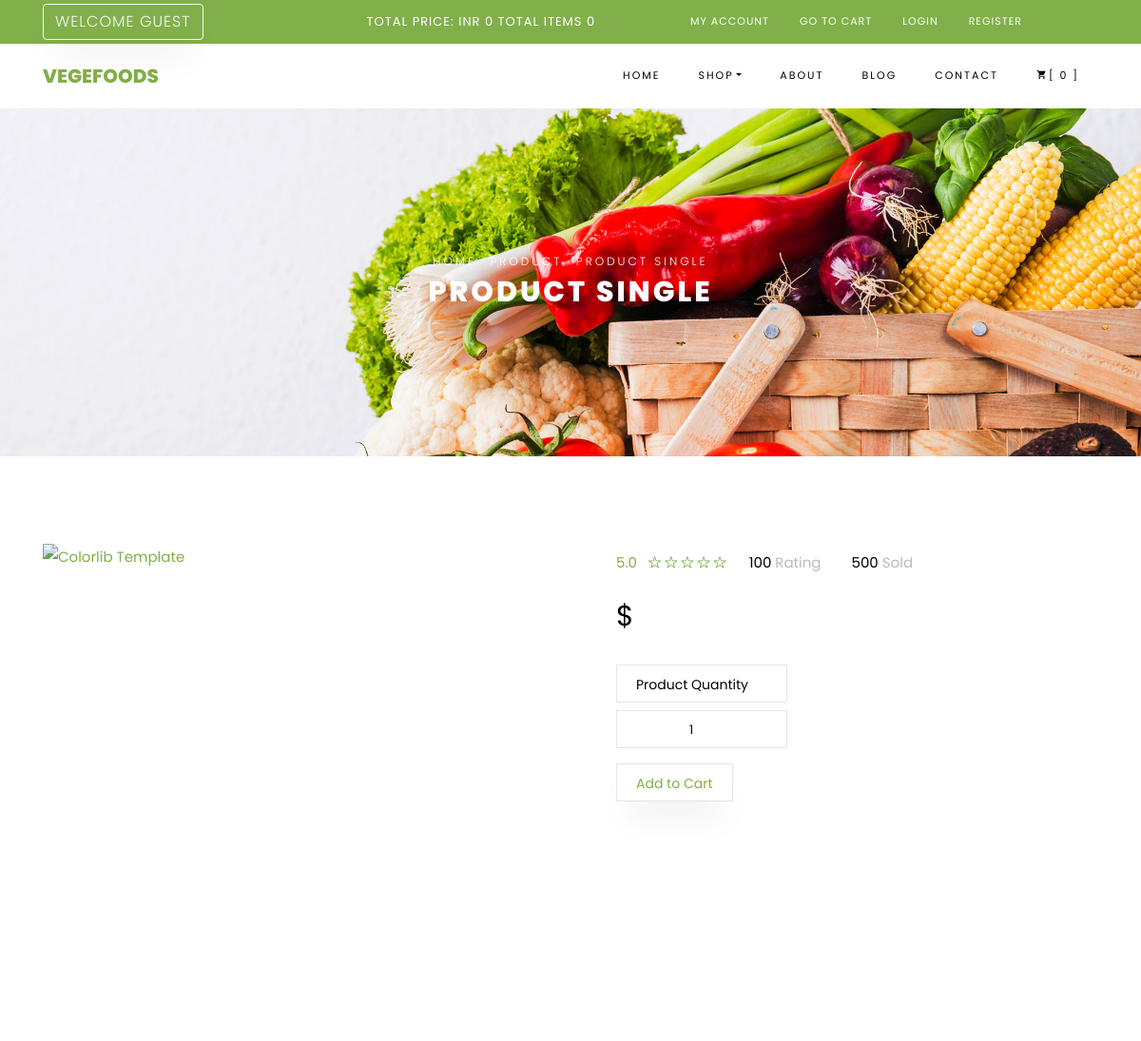
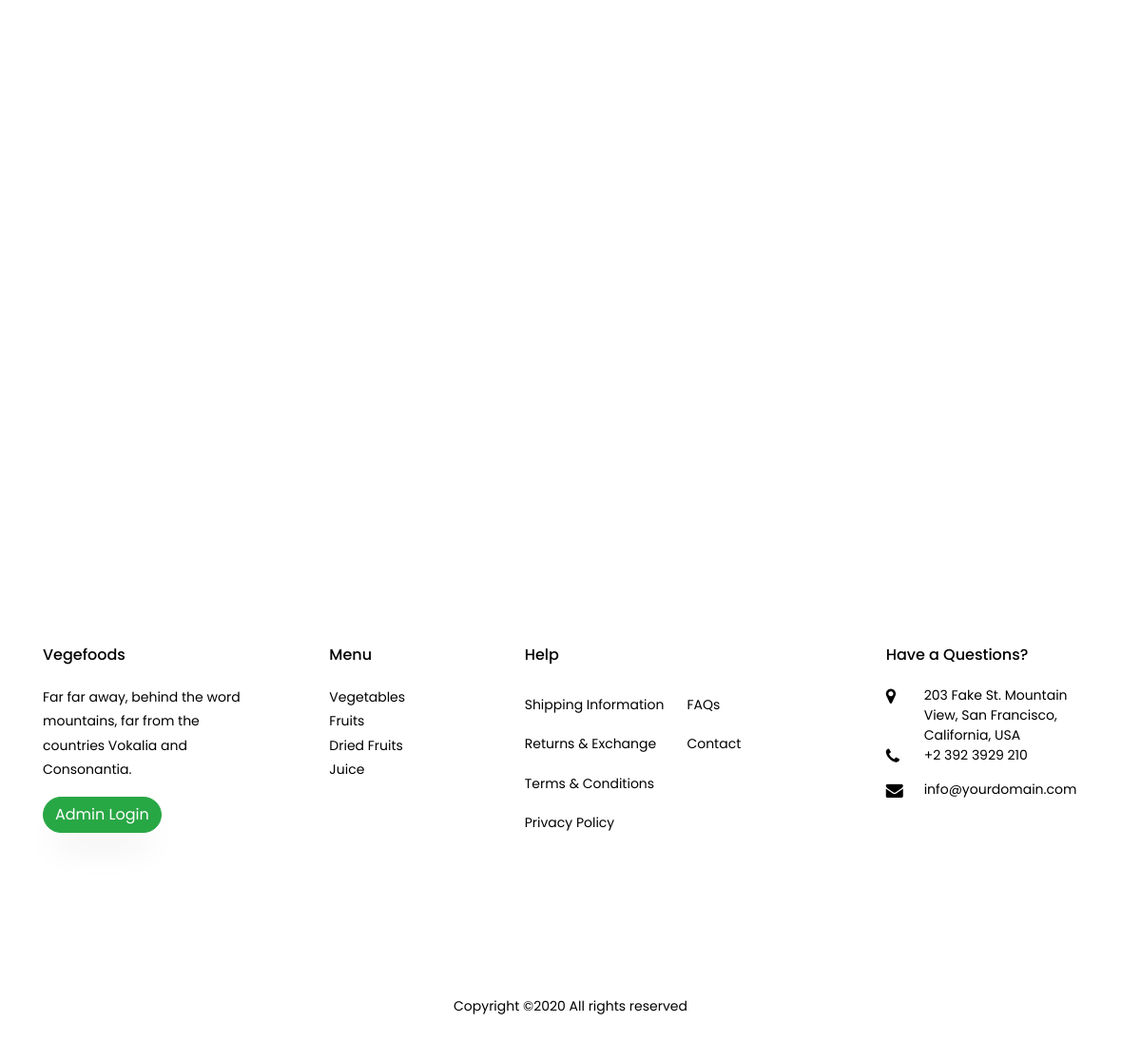
The app's page /vegefoods/details.php with its own data (2 pictures, top to bottom).
### tables this page shows
CREATE TABLE `product_categories` (
  `p_cat_id` int(11) NOT NULL,
  `p_cat_title` varchar(20) NOT NULL,
  `p_cat_desc` varchar(50) NOT NULL
);

### vegefoods/details.php (the view, shortened to what this page needs)
<?php
include("dbConnection.php");
include('functions/function.php');
?>
<!DOCTYPE html>
<html lang="en">
<head>
	<link rel="stylesheet" href="css/open-iconic-bootstrap.min.css">
	<link rel="stylesheet" href="css/animate.css">
	<link rel="stylesheet" href="css/owl.carousel.min.css">
	<link rel="stylesheet" href="css/owl.theme.default.min.css">
	<link rel="stylesheet" href="css/magnific-popup.css">
	<link rel="stylesheet" href="css/aos.css">
	<link rel="stylesheet" href="css/ionicons.min.css">
	<link rel="stylesheet" href="css/bootstrap-datepicker.css">
	<link rel="stylesheet" href="css/jquery.timepicker.css">
	<link rel="stylesheet" href="css/flaticon.css">
	<link rel="stylesheet" href="css/icomoon.css">
	<link rel="stylesheet" href="css/style.css">
</head>
<body class="goto-here">
<?php
include('includes/header.php');
?>
<div class="hero-wrap hero-bread" style="background-image: url('images/bg_1.jpg');">
	<div class="container">
	<div class="row no-gutters slider-text align-items-center justify-content-center">
		<div class="col-md-9 ftco-animate text-center">
		<p class="breadcrumbs"><span class="mr-2"><a href="index.html">Home</a></span> <span class="mr-2"><a href="index.html">Product</a></span> <span>Product Single</span></p>
		<h1 class="mb-0 bread">Product Single</h1>
		</div>
	</div>
	</div>
</div>
<section class="ftco-section">
    	<div class="container">
    		<div class="row">
    			<div class="col-lg-6 mb-5 ftco-animate">
    				<a href="admin/product_image/<?php echo $p_img ?>" class="image-popup"><img src="admin/product_image/<?php echo $p_img ?>" class="img-fluid" alt="Colorlib Template"></a>
    			</div>
    			<div class="col-lg-6 product-details pl-md-5 ftco-animate">
    				<div class="rating d-flex">
							<p class="text-left mr-4">
								<a href="#" class="mr-2">5.0</a>
								<a href="#"><span class="ion-ios-star-outline"></span></a>
								<a href="#"><span class="ion-ios-star-outline"></span></a>
								<a href="#"><span class="ion-ios-star-outline"></span></a>
								<a href="#"><span class="ion-ios-star-outline"></span></a>
								<a href="#"><span class="ion-ios-star-outline"></span></a>
							</p>
							<p class="text-left mr-4">
								<a href="#" class="mr-2" style="color: #000;">100 <span style="color: #bbb;">Rating</span></a>
							</p>
							<p class="text-left">
								<a href="#" class="mr-2" style="color: #000;">500 <span style="color: #bbb;">Sold</span></a>
							</p>
						</div>
    				<p class="price"><span>$<?php echo $p_price ?></span></p>
						<div class="row mt-4">
							<div class="col-md-6">
								<div class="form-group d-flex">
		              <div class="select-wrap">
					  <form action="details.php?add_cart=<?php echo $pro_id ?>" method="POST">
					  <label for="" class="form-control">Product Quantity</label>
					  <select name="product_qty"  class="form-control">
	                  	<option value="1">1</option>
	                  </select>
					  <p>
					  <button type="submit" class="btn btn-outline-dark bg-dark mt-3 text-successs">Add to Cart</button>
					  </p>
					  </form>
	                </div>
		            </div>
				</div>
          	</div>
    			</div>
    		</div>
    	</div>
    </section>
    <section class="ftco-section">
    	<div class="container">
				<div class="row justify-content-center mb-3 pb-3">
        </div>
    	</div>
    	<div class="container">
    		<div class="row">
    		</div>
    	</div>
    </section>
<?php
include('includes/footer.php');
?>
</body>
</html>

### vegefoods/includes/footer.php (shortened to what this page needs)
<footer class="ftco-footer ftco-section">
      <div class="container">
        <div class="row mb-5">
          <div class="col-md">
            <div class="ftco-footer-widget mb-4">
              <h2 class="ftco-heading-2">Vegefoods</h2>
              <p>Far far away, behind the word mountains, far from the countries Vokalia and Consonantia.</p>
              <?php
                  if(!isset($_SESSION['customer_email']))
                  {
                    echo "<a  href='admin/login.php' class='btn btn-success'>Admin Login</a>";
                  }
              ?>
              <ul class="ftco-footer-social list-unstyled float-md-left float-lft mt-5">
              </ul>
            </div>
          </div>
          <div class="col-md">
            <div class="ftco-footer-widget mb-4 ml-md-5">
              <h2 class="ftco-heading-2">Menu</h2>
              <ul class="list-unstyled">
                <?php
                  include("dbConnection.php");
                   $sql = "select * from product_categories";
                  $run = $conn->query($sql);
                  while($row = $run->fetch_assoc())
                  {
                    $p_cat_id=$row['p_cat_id'];
                    $p_cat_title=$row['p_cat_title'];
                  echo "<li> <a href='shop.php?p_cat=$p_cat_id'>$p_cat_title</a></li>";
                  }
                ?>
              </ul>
            </div>
          </div>
          <div class="col-md-4">
             <div class="ftco-footer-widget mb-4">
              <h2 class="ftco-heading-2">Help</h2>
              <div class="d-flex">
	              <ul class="list-unstyled mr-l-5 pr-l-3 mr-4">
	                <li><a href="#" class="py-2 d-block">Shipping Information</a></li>
	                <li><a href="#" class="py-2 d-block">Returns &amp; Exchange</a></li>
	                <li><a href="#" class="py-2 d-block">Terms &amp; Conditions</a></li>
	                <li><a href="#" class="py-2 d-block">Privacy Policy</a></li>
	              </ul>
	              <ul class="list-unstyled">
	                <li><a href="#" class="py-2 d-block">FAQs</a></li>
	                <li><a href="#" class="py-2 d-block">Contact</a></li>
	              </ul>
	            </div>
            </div>
          </div>
          <div class="col-md">
            <div class="ftco-footer-widget mb-4">
            	<h2 class="ftco-heading-2">Have a Questions?</h2>
            	<div class="block-23 mb-3">
	              <ul>
	                <li><span class="icon icon-map-marker"></span><span class="text">203 Fake St. Mountain View, San Francisco, California, USA</span></li>
	                <li><a href="#"><span class="icon icon-phone"></span><span class="text">+2 392 3929 210</span></a></li>
	                <li><a href="#"><span class="icon icon-envelope"></span><span class="text">info@yourdomain.com</span></a></li>
	              </ul>
	            </div>
            </div>
          </div>
        </div>
        <div class="row">
          <div class="col-md-12 text-center">
            <p>
						  Copyright &copy;<script>document.write(new Date().getFullYear());</script> All rights reserved
						</p>
          </div>
        </div>
      </div>
    </footer>

### vegefoods/css/icomoon.css (style rules this page uses)
[class^="icon-"], [class*=" icon-"] { font-family: 'icomoon' !important; speak: none; font-style: normal; font-weight: normal; font-variant: normal; text-transform: none; line-height: 1; -webkit-font-smoothing: antialiased; -moz-osx-font-smoothing: grayscale; }
.icon-map-marker:before { content: "\f041"; }
.icon-phone:before { content: "\f095"; }
.icon-envelope:before { content: "\f0e0"; }

### records on screen
product_categories: p_cat_title "Vegetables"
product_categories: p_cat_title "Fruits"
product_categories: p_cat_title "Dried Fruits"
product_categories: p_cat_title "Juice"

### other values on screen
$total "0"
$count "0 0"
